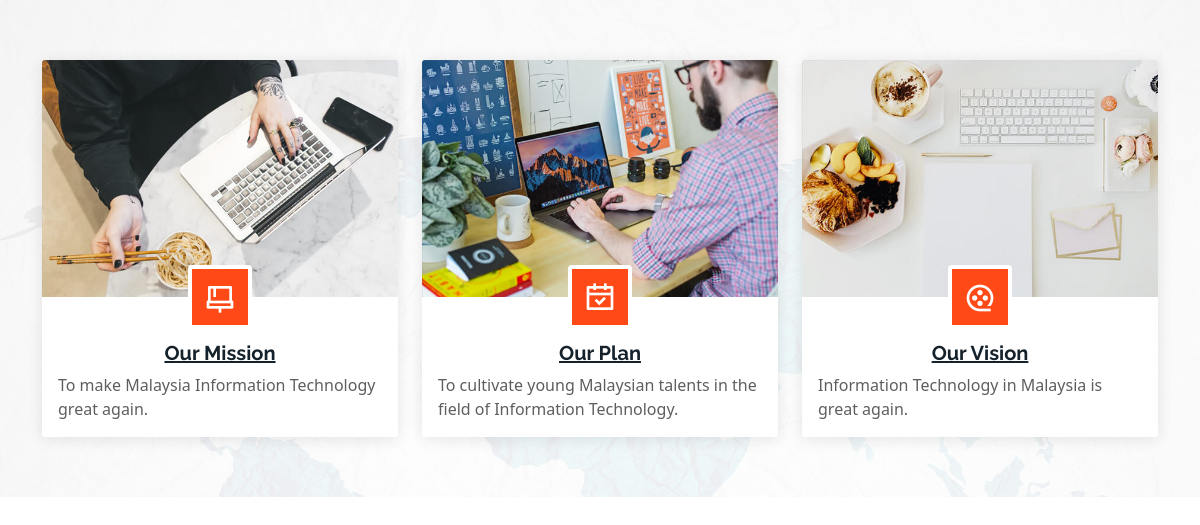
/aboutBoxes.php, run on the app's committed database.
### tables this page shows
CREATE TABLE `about_boxes_tbl`  (
  `boxID` varchar(255) NOT NULL,
  `picture` varchar(255) NOT NULL,
  `icon` varchar(255) NOT NULL,
  `boxTitle` varchar(255) NOT NULL,
  `boxDescription` varchar(255) NOT NULL,
  PRIMARY KEY (`boxID`) USING BTREE
);

### aboutBoxes.php (the view, shortened to what this page needs)
<?php
    require_once 'head.php';
    require_once 'config/db.php';
?>
<section id="about-boxes" class="about-boxes">
    <div class="container" data-aos="fade-up">
        <div class="row">
            <?php
                $sql = "select * from about_boxes_tbl";
                mysqli_select_db($conn,"dewi");
                $result = mysqli_query($conn,$sql);
                while($row = mysqli_fetch_assoc($result)){
            ?>
          <div class="col-lg-4 col-md-6 d-flex align-items-stretch" data-aos="fade-up" data-aos-delay="100">
                <div class="card">
                <img src="assets/img/<?php echo $row['picture']; ?>" class="card-img-top" alt="...">
                <div class="card-icon">
                    <i class="<?php echo $row['icon']; ?>"></i>
                </div>
                <div class="card-body">
                    <h5 class="card-title"><a href=""><?php echo $row['boxTitle']; ?></a></h5>
                    <p class="card-text"><?php echo $row['boxDescription']; ?></p>
                </div>
                </div>
          </div>
            <?php }
            ?>
        </div>
    </div>
</section>
<?php
    require_once 'foot.php';
?>

### assets/css/style.css (style rules this page uses)
body { font-family: "Open Sans", sans-serif; color: #444444; }
a { color: #ff4a17; text-decoration: none; }
h1, h2, h3, h4, h5, h6 { font-family: "Raleway", sans-serif; }
section { padding: 60px 0; overflow: hidden; }
.about-boxes { background: url("../img/about-boxes-bg.jpg") center top no-repeat fixed; background-size: cover; padding: 60px 0 30px 0; position: relative; }
.about-boxes::before { content: ''; position: absolute; left: 0; right: 0; top: 0; bottom: 0; background: rgba(255, 255, 255, 0.92); z-index: 9; }
.about-boxes .container, .about-boxes .container-fluid { position: relative; z-index: 10; }
.about-boxes .card { border-radius: 3px; border: 0; box-shadow: 0px 2px 15px rgba(0, 0, 0, 0.1); margin-bottom: 30px; }
.about-boxes .card-icon { text-align: center; margin-top: -32px; }
.about-boxes .card-icon i { font-size: 32px; color: #fff; width: 64px; height: 64px; padding-top: 5px; text-align: center; background-color: #ff4a17; border-radius: 4px; text-align: center; border: 4px solid #fff; transition: 0.3s; display: inline-block; }
.about-boxes .card-body { padding-top: 12px; }
.about-boxes .card-title { font-weight: 700; text-align: center; }
.about-boxes .card-title a { color: #15222b; }
.about-boxes .card-text { color: #5e5e5e; }

### data on the page
about_boxes_tbl: picture (picture), boxTitle "Our Mission", boxDescription "To make Malaysia Information Technology great again."
about_boxes_tbl: picture (picture), boxTitle "Our Plan", boxDescription "To cultivate young Malaysian talents in the field of Information Technology."
about_boxes_tbl: picture (picture), boxTitle "Our Vision", boxDescription "Information Technology in Malaysia is great again."
